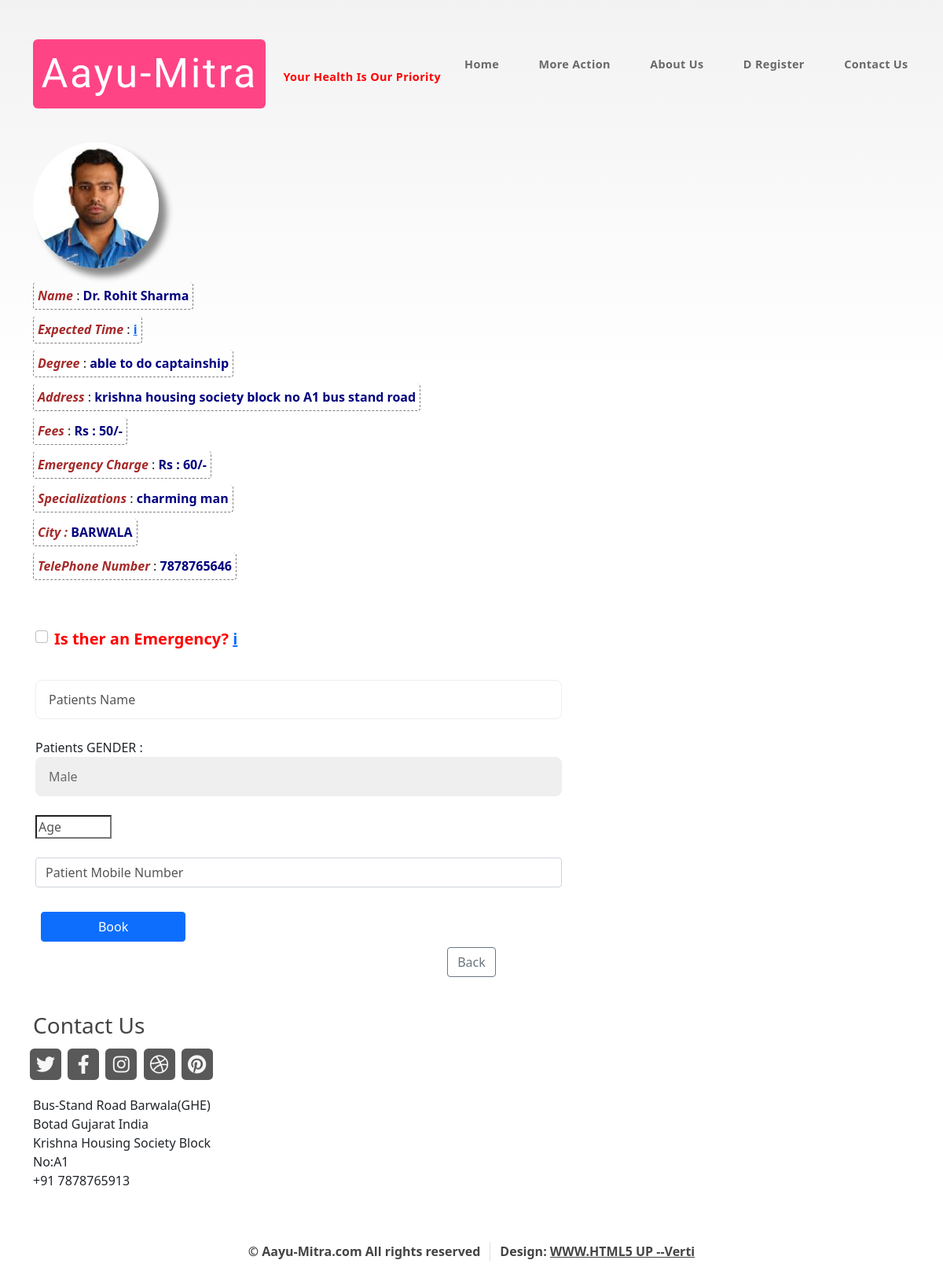
/consolt_view/3, run on the app's committed database.
### am/models.py (models this page shows, shortened)
class Doctor(models.Model):
    id = models.AutoField(primary_key=True) #aa pachhi thi add karel chhe-->primary_key
    image = models.ImageField(upload_to='doctors_images', default="")
    name = models.CharField(max_length=40, null=False)
    address = models.CharField(max_length=150 , null=False)
    city = models.CharField(max_length=10 , null=False , default="")
    degree = models.CharField(max_length=40 , null=False)
    fees = models.CharField(max_length=8, null=False)
    hospital_address = models.CharField(max_length=150 , null=True)
    specializatioin = models.CharField(max_length=40 , null=True)
    average_time_per_patient_minute = models.CharField(max_length=4 , null=False , default="30 minute")
    mobile_number = models.CharField(max_length=15 ,  null=False)
    telephone_number = models.CharField( max_length=15 , null=False)
    email_id = models.EmailField(max_length=30 , null=False , unique=False)
    payment_number = models.CharField(max_length=15 ,null=False)
    emergency_charge = models.CharField( max_length=15 ,null=False)
    achievements = models.CharField(max_length=300, null=True)
    username = models.CharField(max_length=18 , null=False , unique=True)
    password = models.CharField(max_length=14 , null=False , unique=False)

### am/views.py (the view)
# urls.py: path("consolt_view/<int:consolt_id>", views.consolt_view , name = "consolt_view"),
def consolt_view(request, consolt_id):
    doctors = Doctor.objects.filter(id=consolt_id)
    appointment = Appointments.objects.filter(d_id=consolt_id)
    pending_appointments = appointment.filter(confirm = 0)
    number_of_pending_appointments = int(len(pending_appointments))
    time_per_patient = int(doctors[0].average_time_per_patient_minute)
    print("Time per Patient =", time_per_patient)
    print("Number of Patient in Waiting = ", number_of_pending_appointments)
    expected_time =  (time_per_patient * number_of_pending_appointments) - time_per_patient
    print(expected_time)
    if request.user.is_authenticated:
        if request.method == 'POST':
            print(request.user)
            username = request.user.username
            name = request.POST.get('patient_name')
            age = request.POST.get('patient_age')
            gender = request.POST.get('patient_gender')
            email_id = request.user.email
            phone_number = request.POST.get('phone_number')
            emergency = request.POST.get('emergency')
            d_id = consolt_id
            dateTime = timezone.now()
            confirmation_code = random.randint(1000 , 100000)
            appointments_record = Appointments(username = username , name=name , age=age , gender=gender , email_id = email_id ,
                                                phone_number = phone_number, emergency = emergency,
                                                confirmation_code = confirmation_code , d_id = d_id , dateTime = dateTime)
            appointments_record.save()
            subject = f' Dear {name} , Appointment Successful with {doctors[0].name}'
            message = f' Thank You, for Using Aayu-Mitra.com \n' \
                      f' We have Sent Your Details to {doctors[0].name} , They will Shortly Contact You. Stay Blessed \n' \
                      f' Note That Your Confirmation Code is {confirmation_code} \n' \
                      f' Expected Time left for Your Appointment is {expected_time} mitues'
            email_from = settings.EMAIL_HOST_USER
            recipient_list = [email_id]
            send_mail(subject, message, email_from, recipient_list)
            print("SUCCESS : EMAIL REACHED PATIENT")
            subject = f' Greeting Sir , New Appointment from Aayu-Mitra.com'
            message = f' {username} has Apppointed You. Here is All Details \n' \
                      f' Name : {name}  \n' \
                      f' Gender : {gender} \n' \
                      f' Age : {age} \n' \
                      f' Email : {request.user.email} \n' \
                      f' Phone Number : {phone_number} \n' \
                      f' Emergency : {emergency} \n' \
                      f' Please Note Your Confirmation Code : {confirmation_code}'
            email_from = settings.EMAIL_HOST_USER
            recipient_list = [doctors[0].email_id]
            send_mail(subject, message, email_from, recipient_list)
            messages.success(request, "Appointment Successful , Check Your Email Please-->")
            print("SUCCESS : EMAIL REACHED DOCTOR")
        else :
            return render(request, 'consolt_view.html',
                          {'doctors': doctors[0]})
    elif request.method == 'POST' and not request.user.is_authenticated:
        return HttpResponse('''<center><h1><b> We Respect Your Time. <br>
                                            Please <a href="/user_sign_up.html">Sign Up</a> & if you have already Signed Up then Please <a href="/">Login</a> First
                                    </b></h1></center>''')
    else:
        return render(request, 'consolt_view.html',
                           {'doctors': doctors[0]})  # [0] valu logic super chhe must learn every time
    return render(request, 'consolt_view.html', {'doctors': doctors[0]})

### am/templates/consolt_view.html (shortened to what this page needs)
{% extends 'base.html' %}
{% load static %}
{% block meta-tags %}
    <link href="https://cdn.jsdelivr.net/npm/bootstrap@5.0.0-beta3/dist/css/bootstrap.min.css" rel="stylesheet">
{% endblock %}
{% block body %}
 {% load static %}
 <div class="container main">
<div class="row g-3">
  <div class="col-md-2">
    <img src='/media/{{ doctors.image }}' class="card-img" alt="..." height="160px">
  </div>
  <div class="col-12">
    <label for="inputAddress" class="form-label"> <i>Name</i> : <b>{{ doctors.name }}</b> </label>
    <br>
    <label for="inputEmail4" class="form-label" id="emergency_cutoff"><i>Expected Time</i> :
    <b><a href="#" data-toggle="tooltip" title="We will inform you in Message/Email.">i</a>
    </b>
    </label>
    <br>
    <label for="inputAddress" class="form-label" id="emergency_cutoff"><i>Degree</i> : <b>{{ doctors.degree }}</b> </label>
    <br>
    <label for="inputAddress" class="form-label"><i>Address</i> : <b>{{ doctors.address }}</b> </label>
    <br>
    <label for="inputZip" class="form-label" id="emergency_cutoff"><i>Fees</i> : <b>Rs : {{ doctors.fees }}/-</b> </label>
    <br>
    <label for="inputZip" class="form-label"><i>Emergency Charge</i> : <b>Rs : {{ doctors.emergency_charge }}/-</b> </label>
    <br>
    <label for="inputAddress2" class="form-label" id="emergency_cutoff"><i>Specializations</i> : <b>{{ doctors.specializatioin }}</b>  </label>
    <br>
    <label for="inputCity" class="form-label" id="emergency_cutoff"><i>City : </i> <b>{{ doctors.city }}</b> </label>
    <br>
    <label for="inputZip" class="form-label"><i>TelePhone Number</i> : <b>{{ doctors.telephone_number }}</b> </label>
    <br>
      </div>
</div>
    <form method="post" action="/consolt_view/{{ doctors.id }}" class="needs-validation" novalidate>
    <div class="col-12">
      <div class="form-check">
        <input class="form-check-input" type="checkbox" id="emergency" name="emergency">
         <label class="form-check-label" for="gridCheck" id="label">
                  <b id="emergency_text">Is ther an Emergency?
                  <a href="#" data-toggle="tooltip" title="Emergency charge will be applied.">i</a>
                  </b>
         </label>
      </div>
    </div> <br>
    <div class="form-group">
       <input type="text" class="form-control" id="patient_name" name="patient_name" maxlength="30" placeholder="Patients Name" required>
     </div>
     <br>
    <div class="form-group">
      Patients GENDER : <select id="Patient_age" name="patient_gender">
        <option value="Male">Male</option>
     </select>
     </div>
    <br>
    <div class="form-group">
      <input type="Number" name="patient_age" required min="0" max="130" placeholder="Age">
     </div>
    <br>
    <div class="form-group">
    <input type="tel" class="form-control" id="user_phone_number" name="phone_number" maxlength="13" placeholder="Patient Mobile Number" required>
  </div>
  <br>
  <div class="col-3">
    <button type="submit" class="btn btn-primary" id="appointment_button">Book</button>
  </div>
  </form>
  </div>
  <center>
    <div class="col-3">
    <a href="/consolt_page.html">
  <button type="button" class="btn btn-outline-secondary" id="back_button">Back</button>
  </a>
  </div>
  </center>
{% endblock %}

### am/static/css/main.css (style rules this page uses)
html, body, div, span, applet, object, iframe, h1, h2, h3, h4, h5, h6, p, blockquote, pre, a, abbr, acronym, address, big, cite, code, del, dfn, em, img, ins, kbd, q, s, samp, small, strike, strong, sub, sup, tt, var, b, u, i, center, dl, dt, dd, ol, ul, li, fieldset, form, label, legend, table, caption, tbody, tfoot, thead, tr, th, td, article, aside, canvas, details, embed, figure, figcaption, footer, header, hgroup, menu, nav, output, ruby, section, summary, time, mark, audio, video { margin: 0; padding: 0; border: 0; font-size: 100%; font: inherit; vertical-align: baseline; }
body { line-height: 1; }
body { -webkit-text-size-adjust: none; }
input, select, textarea { -moz-appearance: none; -webkit-appearance: none; -ms-appearance: none; appearance: none; }
html { box-sizing: border-box; }
*, *:before, *:after { box-sizing: inherit; }
body { background-image: -moz-linear-gradient(top, rgba(0, 0, 0, 0.05), rgba(0, 0, 0, 0)), url("css/bg01.png"); background-image: -webkit-linear-gradient(top, rgba(0, 0, 0, 0.05), rgba(0, 0, 0, 0)), url("css/bg01.png"); background-image: -ms-linear-gradient(top, rgba(0, 0, 0, 0.05), rgba(0, 0, 0, 0)), url("css/bg01.png"); background-image: linear-gradient(top, rgba(0, 0, 0, 0.05), rgba(0, 0, 0, 0)), url("css/bg01.png"); background-color: #f7f7f7; background-position: top left, top left; background-repeat: repeat-x, repeat; background-size: 100% 30em, auto; font-family: 'Open Sans', sans-serif; font-size: 13pt; color: #696969; font-weight: 300; line-height: 2.25em; }
input, select, textarea { font-family: 'Open Sans', sans-serif; font-size: 13pt; color: #696969; font-weight: 300; line-height: 2.25em; }
a { color: #0090c5; text-decoration: underline; }
b, strong { font-weight: 600; color: #444; }
i, em { font-style: italic; }
.container { margin: 0 auto; max-width: 100%; width: 1400px; }
@media screen and (max-width: 1680px) { .container { width: 1200px; } }
@media screen and (max-width: 1280px) { .container { width: 960px; } }
.row { display: flex; flex-wrap: wrap; box-sizing: border-box; align-items: stretch; }
.row > * { box-sizing: border-box; }
.row > .col-12 { width: 100%; }
.row { margin-top: -40px; margin-left: -40px; }
.row > * { padding: 40px 0 0 40px; }
@media screen and (max-width: 1680px) { .row { display: flex; flex-wrap: wrap; box-sizing: border-box; align-items: stretch; } }
@media screen and (max-width: 1680px) { .row > * { box-sizing: border-box; } }
@media screen and (max-width: 1680px) { .row { margin-top: -40px; margin-left: -40px; } }
@media screen and (max-width: 1680px) { .row > * { padding: 40px 0 0 40px; } }
@media screen and (max-width: 1280px) { .row { display: flex; flex-wrap: wrap; box-sizing: border-box; align-items: stretch; } }
@media screen and (max-width: 1280px) { .row > * { box-sizing: border-box; } }
@media screen and (max-width: 1280px) { .row { margin-top: -25px; margin-left: -25px; } }
@media screen and (max-width: 1280px) { .row > * { padding: 25px 0 0 25px; } }
form label { display: block; font-weight: 800; margin: 0 0 1em 0; font-size: 0.8em; color: #444; }
form input[type="text"], form input[type="email"], form input[type="password"], form select, form textarea { -webkit-appearance: none; display: block; width: 100%; border-radius: 8px; border: solid 1px #eee; }
form input[type="text"], form input[type="email"], form input[type="password"] { line-height: 3em; padding: 0 1em; }
form select { line-height: 3em; padding: 0 1em; }
input[type="button"], input[type="submit"], input[type="reset"], button, .button { -moz-transition: background-color .25s ease-in-out; -webkit-transition: background-color .25s ease-in-out; -ms-transition: background-color .25s ease-in-out; transition: background-color .25s ease-in-out; -webkit-appearance: none; position: relative; display: inline-block; background: #0090c5; color: #fff; text-decoration: none; border-radius: 6px; font-weight: 800; outline: 0; border: 0; cursor: pointer; font-size: 1.35em; padding: 0.6em 1.5em; }
@media screen and (max-width: 1680px) { body, input, select, textarea { font-size: 12pt; } }
@media screen and (max-width: 1280px) { body, input, select, textarea { font-size: 11pt; } }

### data on the page
Doctor: image (picture), name "Dr. Rohit Sharma", degree "able to do captainship", address "krishna housing society block no A1 bus stand road", fees "50", emergency_charge "60", specializatioin "charming man", city "BARWALA", telephone_number "7878765646"
